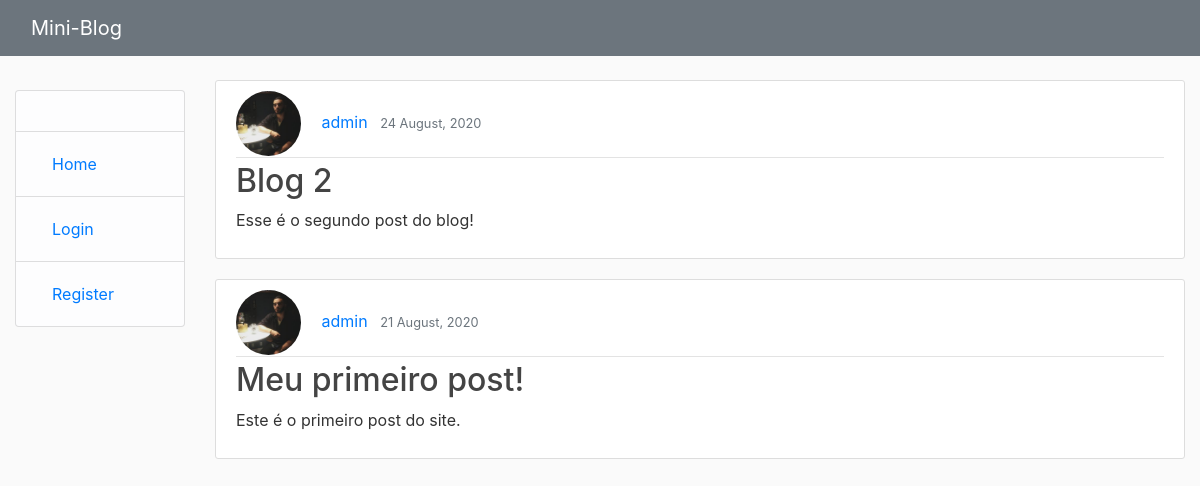
/blog/, run on an earlier commit of the app's database.
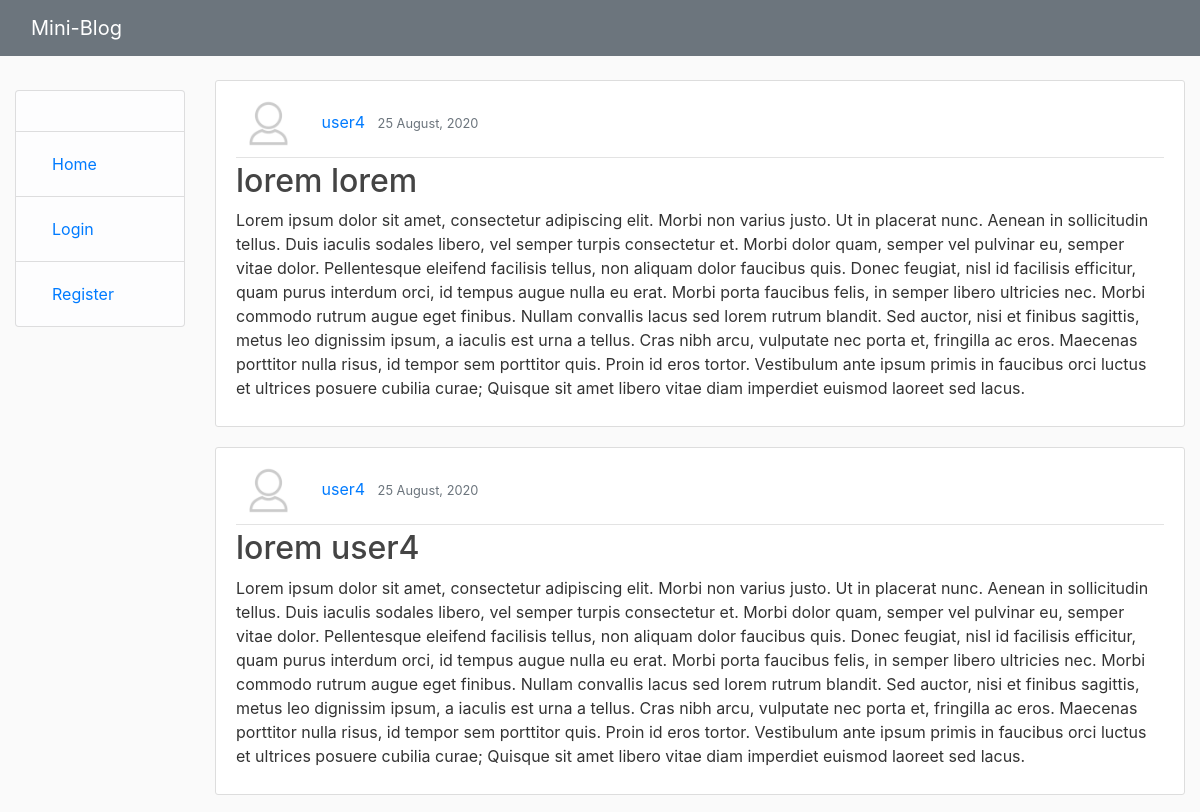
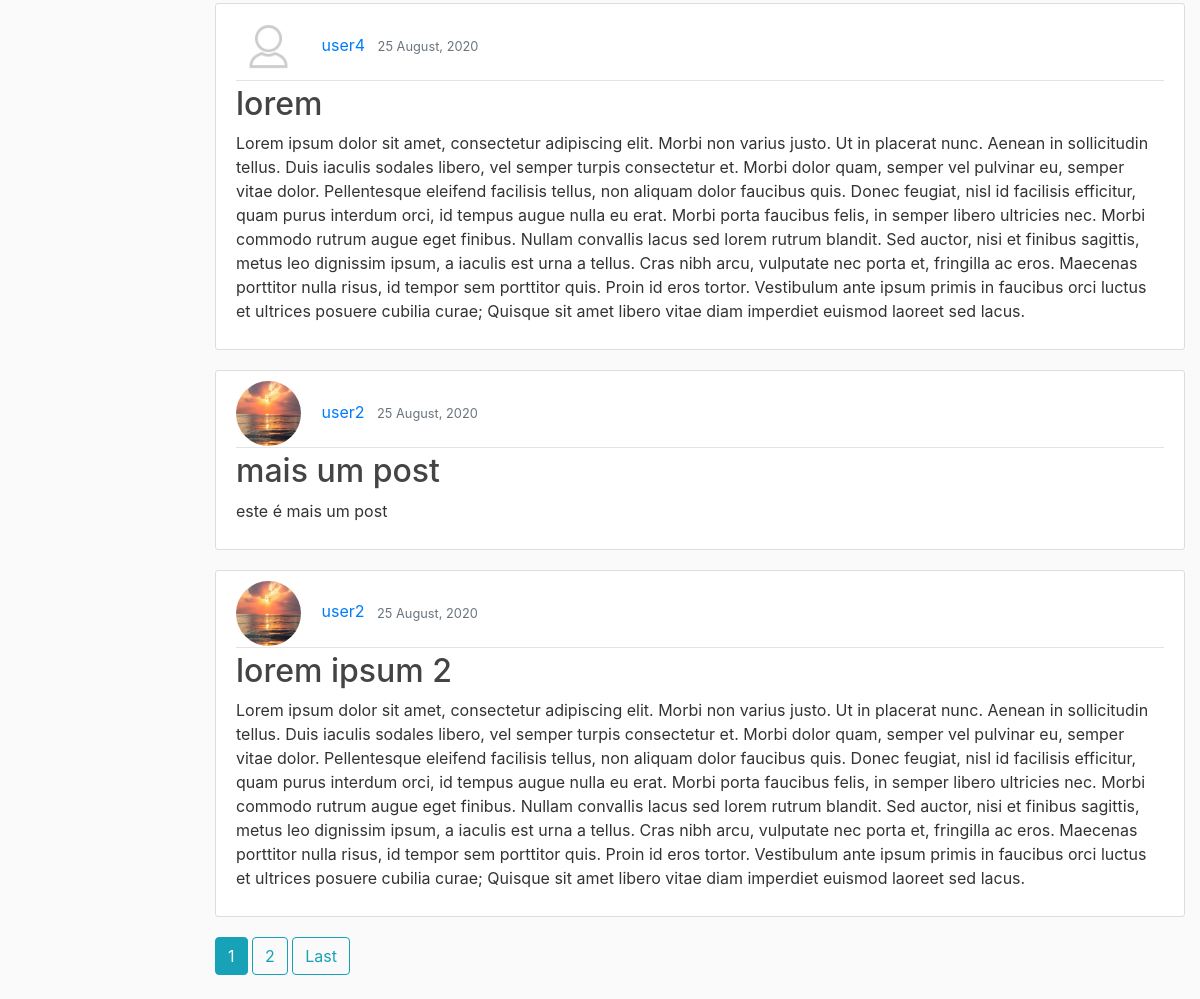
And on a later commit of the database (2 pictures, top to bottom).
### blog/models.py (models this page shows, shortened)
class Post(models.Model):
    title = models.CharField(max_length=200, help_text='Enter a post title')
    description = models.TextField(max_length=1000, help_text='Enter a description for the post')
    date = models.DateTimeField(default=timezone.now)
    author = models.ForeignKey(User, on_delete=models.CASCADE)
    likes = models.ManyToManyField(User, related_name='blog_post')
    class Meta:
        ordering = ['-date']

### users/models.py (models this page shows, shortened)
class Profile(models.Model):
    user = models.OneToOneField(User, on_delete=models.CASCADE)
    image = models.ImageField(default='default.png', upload_to='profile_pics')

### blog/views.py (the view)
# urls.py: path('', PostListView.as_view(), name='index'),
class PostListView(generic.ListView):
    model = Post
    template_name = 'index.html'
    context_object_name = 'posts'
    ordering = ['-date']
    paginate_by = 5

### blog/templates/index.html (shortened to what this page needs)
{% extends "base_generic.html" %}
{% block content %}
    {% for post in posts %}
        <article class="media content-section">
          <div class="media-body">
            <div class="article-metadata">
              <img class="rounded-circle article-img" src="{{ post.author.profile.image.url }}">
              <a class="mr-2" href="{{ post.author.get_absolute_url }}">{{ post.author }}</a>
              <small class="text-muted">{{ post.date|date:"d F, Y" }}</small>
            </div>
            <h2><a class="article-title" href="{% url 'post-detail' post.id %}">{{ post.title }}</a></h2>
            <p class="article-content">{{ post.description }}</p>
          </div>
        </article>
    {% endfor %}
    {% if is_paginated %}
        {% for num in page_obj.paginator.page_range %}
            {% if page_obj.number == num %}
                <a class="btn btn-info mb-4" href="?page={{ num }}">{{ num }}</a>
            {% elif num > page_obj.number|add:'-3' and num < page_obj.number|add:'3' %}
                <a class="btn btn-outline-info mb-4" href="?page={{ num }}">{{ num }}</a>
            {% endif %}
        {% endfor %}
        {% if page_obj.has_next %}
            <a class="btn btn-outline-info mb-4" href="?page={{ page_obj.paginator.num_pages }}">Last</a>
        {% endif %}
    {% endif %}
{% endblock %}

What changed in the data, as far as the page shows it:
no longer on this page (row unchanged): Post: author.profile.image (picture), author "admin", date "24 August, 2020", title "Blog 2", description "Esse é o segundo post do blog!"
no longer on this page (row unchanged): Post: author.profile.image (picture), author "admin", date "21 August, 2020", title "Meu primeiro post!", description "Este é o primeiro post do site."
added Post: author.profile.image (placeholder picture), author "user4", date "25 August, 2020", title "lorem lorem", description "Lorem ipsum dolor sit amet, consectetur adipiscing elit. Morbi non varius justo. Ut in placerat nunc. Aenean in sollicitudin tellus. Duis iaculis sodales libero, vel semper turpis consectetur et. Morbi dolor quam, semper vel pulvinar eu, semper vitae dolor. Pellentesque eleifend facilisis tellus, non aliquam dolor faucibus quis. Donec feugiat, nisl id facilisis efficitur, quam purus interdum orci, id tempus augue nulla eu erat. Morbi porta faucibus felis, in semper libero ultricies nec. Morbi commodo rutrum augue eget finibus. Nullam convallis lacus sed lorem rutrum blandit. Sed auctor, nisi et finibus sagittis, metus leo dignissim ipsum, a iaculis est urna a tellus. Cras nibh arcu,…"
added Post: author.profile.image (placeholder picture), author "user4", date "25 August, 2020", title "lorem user4", description "Lorem ipsum dolor sit amet, consectetur adipiscing elit. Morbi non varius justo. Ut in placerat nunc. Aenean in sollicitudin tellus. Duis iaculis sodales libero, vel semper turpis consectetur et. Morbi dolor quam, semper vel pulvinar eu, semper vitae dolor. Pellentesque eleifend facilisis tellus, non aliquam dolor faucibus quis. Donec feugiat, nisl id facilisis efficitur, quam purus interdum orci, id tempus augue nulla eu erat. Morbi porta faucibus felis, in semper libero ultricies nec. Morbi commodo rutrum augue eget finibus. Nullam convallis lacus sed lorem rutrum blandit. Sed auctor, nisi et finibus sagittis, metus leo dignissim ipsum, a iaculis est urna a tellus. Cras nibh arcu,…"
added Post: author.profile.image (placeholder picture), author "user4", date "25 August, 2020", title "lorem", description "Lorem ipsum dolor sit amet, consectetur adipiscing elit. Morbi non varius justo. Ut in placerat nunc. Aenean in sollicitudin tellus. Duis iaculis sodales libero, vel semper turpis consectetur et. Morbi dolor quam, semper vel pulvinar eu, semper vitae dolor. Pellentesque eleifend facilisis tellus, non aliquam dolor faucibus quis. Donec feugiat, nisl id facilisis efficitur, quam purus interdum orci, id tempus augue nulla eu erat. Morbi porta faucibus felis, in semper libero ultricies nec. Morbi commodo rutrum augue eget finibus. Nullam convallis lacus sed lorem rutrum blandit. Sed auctor, nisi et finibus sagittis, metus leo dignissim ipsum, a iaculis est urna a tellus. Cras nibh arcu,…"
added Post: author.profile.image (picture), author "user2", date "25 August, 2020", title "mais um post", description "este é mais um post"
added Post: author.profile.image (picture), author "user2", date "25 August, 2020", title "lorem ipsum 2", description "Lorem ipsum dolor sit amet, consectetur adipiscing elit. Morbi non varius justo. Ut in placerat nunc. Aenean in sollicitudin tellus. Duis iaculis sodales libero, vel semper turpis consectetur et. Morbi dolor quam, semper vel pulvinar eu, semper vitae dolor. Pellentesque eleifend facilisis tellus, non aliquam dolor faucibus quis. Donec feugiat, nisl id facilisis efficitur, quam purus interdum orci, id tempus augue nulla eu erat. Morbi porta faucibus felis, in semper libero ultricies nec. Morbi commodo rutrum augue eget finibus. Nullam convallis lacus sed lorem rutrum blandit. Sed auctor, nisi et finibus sagittis, metus leo dignissim ipsum, a iaculis est urna a tellus. Cras nibh arcu,…"
Also different on the page:
new list line: "1"
new list line: "2"
text now shown: "Last"
